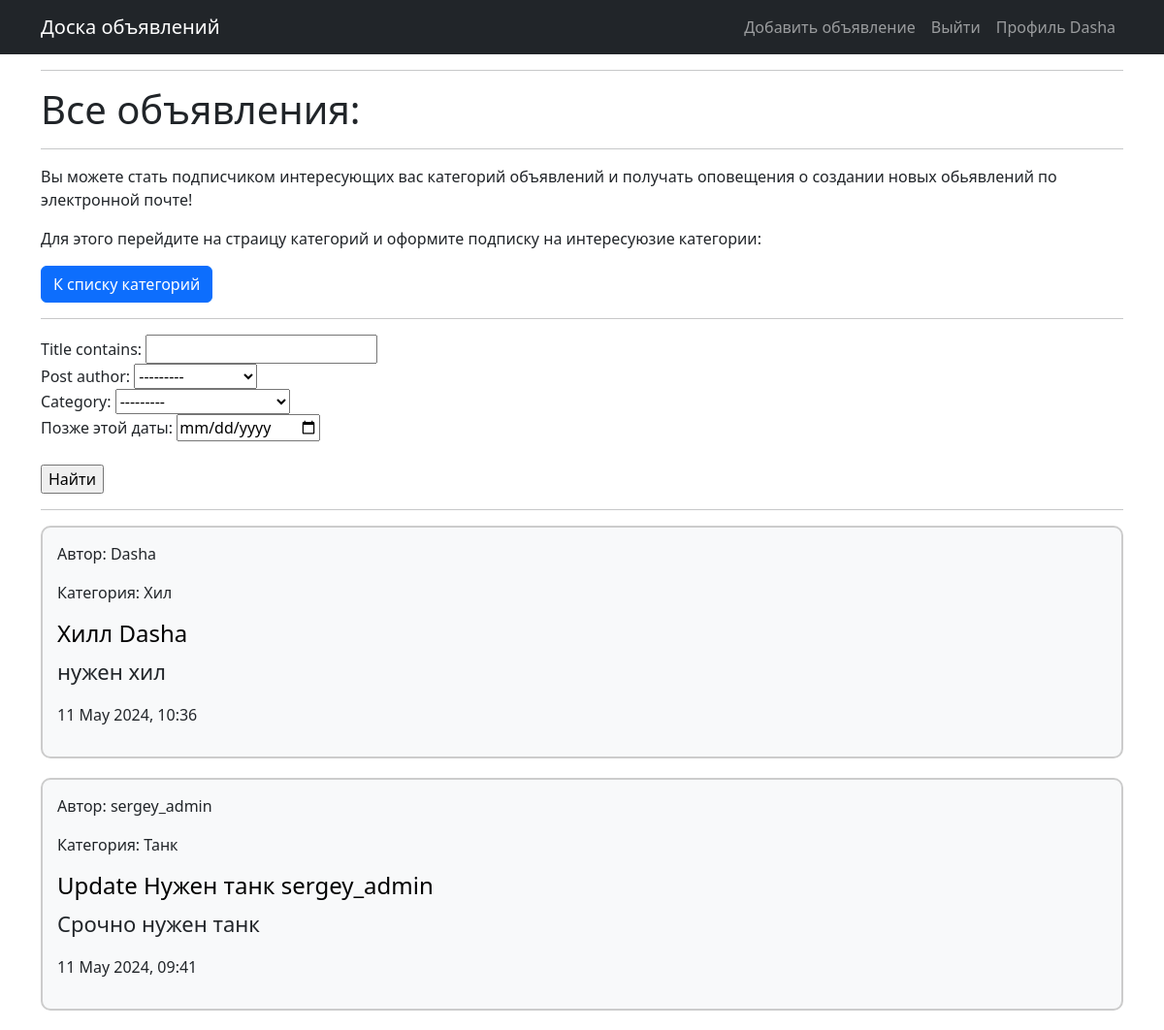
The app's page /posts/ (signed in) with its own data.
### message_board/models.py (models this page shows, shortened)
class User(AbstractUser):
    code = models.CharField(max_length=15, blank=True, null=True)

class Post(models.Model):
    post_author = models.ForeignKey(User, on_delete=models.CASCADE)
    title = models.CharField(max_length=255)
    text = RichTextUploadingField()
    date = models.DateTimeField(auto_now_add=True)
    category = models.ForeignKey(Category, on_delete=models.CASCADE)

class Category(models.Model):
    dd = 'ДД'
    tk = 'Танк'
    hl = 'Хил'
    tr = 'Торговец'
    gm = 'Гильдмастер'
    qg = 'Квестгивер'
    bs = 'Кузнец'
    tn = 'Кожевник'
    pm = 'Зельевар'
    sm = 'Мастер заклинаний'
    CATEGORY_TYPES = [
        (dd, 'DAMAGEDILLER'),
        (tk, 'TANK'),
        (hl, 'HEALER'),
        (tr, 'TRADER'),
        (gm, 'GILDMASTER'),
        (qg, 'QUESTGIVER'),
        (bs, 'BLACKSMITH'),
        (tn, 'TANNER'),
        (pm, 'POTIONMAKER'),
        (sm, 'SPELLMASTER'),
    ]
    name = models.CharField(max_length=17, choices=CATEGORY_TYPES)
    def __str__(self):
        return self.name.title()

### message_board/views.py (the view)
# urls.py: path('', PostList.as_view(), name='posts_list'),
class PostList(ListView):
    model = Post
    template_name = 'all_posts.html'
    context_object_name = 'posts'
    paginate_by = 10
    queryset = Post.objects.all().order_by('-date')
    def get_queryset(self):
        queryset = super().get_queryset()
        self.filterset = PostFilter(self.request.GET, queryset)
        if self.request.GET:
            return self.filterset.qs
        return Post.objects.all().order_by('-date')
    def get_context_data(self, **kwargs):
        context = super().get_context_data(**kwargs)
        context['filter'] = self.filterset
        return context

### templates/all_posts.html
{% extends 'flatpages/default.html' %}
{% block title %}
<hr>
<h1 class="page-title">Все объявления:</h1>
<hr>
{% endblock title %}
{% block content %}
    <p>Вы можете стать подписчиком интересующих вас категорий объявлений и получать оповещения о создании новых обьявлений по электронной почте!</p>
    <p>Для этого перейдите на страицу категорий и оформите подписку на интересуюзие категории:</p>
    <a class="btn btn-primary", href="{% url 'category_list' %}">К списку категорий</a>
    <hr>
    <form method="GET">
        {{ filter.form }}
        <br>
        <input type="submit" value="Найти">
    </form>
    <hr>
    {% for post in posts %}
        <div style="border: 2px solid #ccc; border-radius: 10px; padding: 15px; margin-bottom: 20px; background-color: #f8f9fa;">
            <p>Автор: {{ post.post_author }}</p>
            <p>Категория: {{ post.category.name }} </p>
            <h4><a href="{% url 'post_detail' post.pk %}" style="text-decoration: none; color: black;">{{ post.title }}</a></h4>
            <span style="font-size: 22px;">{{ post.text|truncatechars:25|safe }}</span>
            <p>{{ post.date|date:"d E Y, H:i" }}</p>
        </div>
    {% endfor %}
 {% endblock content %}

### templates/flatpages/default.html (shortened to what this page needs)
<!DOCTYPE html>
<html lang="en">
    <head>
        {% load static %}
        <link href="{% static 'css/styles.css' %}" rel="stylesheet" />
    </head>
    <body>
        <nav class="navbar navbar-expand-lg navbar-dark bg-dark">
            <div class="container">
                <a class="navbar-brand" href="{% url 'posts_list' %}">Доска объявлений</a>
                <div class="collapse navbar-collapse" id="navbarSupportedContent">
                    <ul class="navbar-nav ms-auto mb-2 mb-lg-0">
                        {% if user.is_authenticated %}
                            <li class="nav-item"><a class="nav-link" href="{% url 'post_create' %}">Добавить объявление</a></li>
                            <li class="nav-item"><a class="nav-link" href="{% url 'logout' %}">Выйти</a></li>
                            <a class="nav-link" id="navbarDropdown" href="{% url 'profile' %}" role="button" data-bs-toggle="dropdown" aria-expanded="false">Профиль {{ request.user.username }}</a>
                        {% else %}
                            <li class="nav-item"><a class="nav-link" href="{% url 'profile' %}">Войти</a></li>
                        {% endif %}
                    </ul>
                </div>
            </div>
        </nav>
        <div class="container">
            <div class="row">
                <div class="col-lg-12 ">
                    {% block title %}{%endblock title %}
                    {% block content %}{% endblock content %}
                </div>
            </div>
        </div>
    </body>
</html>

### records on screen
User: user.username "Dasha"
Post: post_author "Dasha", category.name "Хил", title "Хилл Dasha", text "нужен хил", date "11 May 2024, 10:36"
Post: post_author "sergey_admin", category.name "Танк", title "Update Нужен танк sergey_admin", text "Срочно нужен танк", date "11 May 2024, 09:41"
